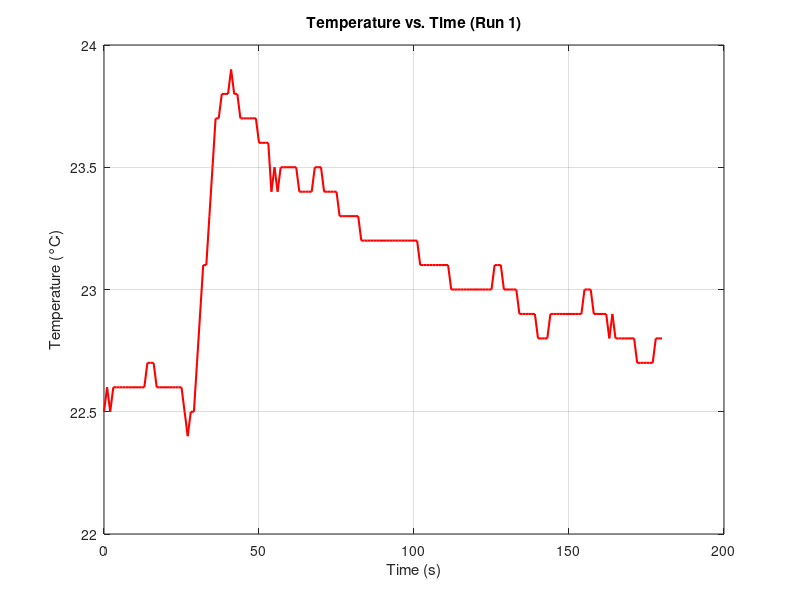

MATLAB code for this plot:
% Open the data file
fileID = fopen('gp.txt', 'r');

% Read the data using textscan. 
% 'HeaderLines', 7 skips the introductory text and units.
% The '%f %f' tells MATLAB to look for two columns of numbers. 
% It will automatically stop reading when it hits the "Run 2" text at the end.
data = textscan(fileID, '%f %f', 'HeaderLines', 7);

% Close the file
fclose(fileID);

% Extract time and temperature into separate arrays
time = data{1};
temperature = data{2};

% Create the plot
figure;
plot(time, temperature, '-r', 'LineWidth', 1.5);

% Add labels, title, and a grid
xlabel('Time (s)');
ylabel('Temperature (°C)');
title('Temperature vs. Time (Run 1)');
grid on;
